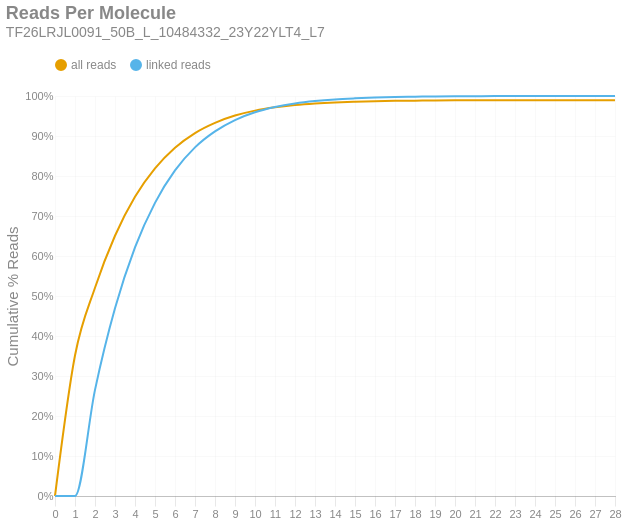

Notebook code for this chart:
### Markdown cell above
### Reads per Molecule
This chart shows the cumulative distribution of the number of reads per linked molecule. That is, how many alignments are associated with a unique molecule. This excludes the number of reads associated with invalid or absent linked-read barcodes. The `linked` histogram is the percentages recalculated when disregarding singletons.

### Code cell
if SKIPLR:
    print_html(f"Skipped")
else:
    counts = np.bincount(valids['reads'].cast(pl.Int64).to_numpy())
    weighted = counts * np.arange(len(counts))
    all_perc = weighted / n_reads
    linked_perc = weighted / n_linked_reads
    linked_perc[1] = 0
    binned_df = pl.DataFrame({
        'readsper': list(range(len(counts))),
        'all reads (cumsum)': np.cumsum(all_perc).tolist(),
        'linked reads (cumsum)': np.cumsum(linked_perc).tolist(),
    })

    with SafeRender(binned_df):
        (
            density_plot(binned_df, 'Reads Per Molecule', samplename, 'readspmol')
            .encode(
                x=alt.X('readsper:O', title=None).axis(labelAngle=0).scale(padding=0),
                y=alt.Y('value:Q', title='Cumulative % Reads').axis(format='%').stack(False),
                color=alt.Color("key:N").scale(domain=["all reads", "linked reads"]),
                tooltip=[
                    alt.Tooltip("key:N", title="Data Type"),
                    alt.Tooltip("readsper:O", title="Reads Per Molecule"),
                    alt.Tooltip("value:Q", format=".2%", title="% Reads (Cum.)")
                ]            
            )
        ).display()

### Figure 1 — Vega-Lite specification as saved in the notebook (floating-point values rounded to 4 significant figures)
{"width": "container", "height": 400, "config": {"title": {"anchor": "start", "dy": -15, "fontSize": 18, "color": "#888888", "subtitleColor": "#888888", "subtitleFontSize": 14}, "arc": {"fill": "#0072B2"}, "axis": {"domainColor": "#888888", "domainWidth": 0.5, "gridWidth": 0.2, "grid": false, "titleFontWeight": 400, "titleFontSize": 15, "labelFontSize": 11, "labelColor": "#888888", "tickColor": "#888888", "tickWidth": 0.2, "titleColor": "#888888"}, "axisBand": {"grid": false}, "axisX": {"grid": true, "tickSize": 10, "domainCap": "round"}, "axisY": {"domain": false, "grid": true, "tickSize": 0, "domainCap": "round"}, "background": "transparent", "header": {"labelFontSize": 15, "labelColor": "#888888", "titleFontSize": 15, "titleFontWeight": 600, "titleColor": "#888888"}, "legend": {"labelFont": "sans-serif", "labelFontSize": 12, "labelColor": "#888888", "symbolSize": 100, "symbolType": "circle", "titleFontSize": 12, "titlePadding": 10, "titleColor": "#888888", "title": null, "orient": "top"}, "range": {"category": ["#E69F00", "#56B4E9", "#009E73", "#F0E442", "#0072B2", "#D55E00", "#CC79A7", "#000000"], "diverging": ["#cfe8f3", "#a2d4ec", "#73bfe2", "#46abdb", "#1696d2", "#12719e"]}, "area": {"fill": "#0072B2", "fillOpacity": 0.7, "line": true, "strokeOpacity": 0.7}, "line": {"color": "#0072B2", "stroke": "#0072B2", "strokeWidth": 2}, "trail": {"color": "#0072B2", "stroke": "#0072B2", "strokeWidth": 0, "size": 1}, "point": {"filled": true, "fillOpacity": 1.0, "size": 95}, "text": {"color": "#888888", "fontSize": 11, "align": "right", "fontWeight": 400, "size": 11}, "bar": {"fill": "#0072B2", "stroke": null}, "view": {"stroke": null, "continuousWidth": 660, "continuousHeight": 400}}, "data": {"name": "data-df5af48c86ef77ad48c17329963d687f"}, "mark": {"type": "line", "interpolate": "monotone", "point": {"opacity": 0, "size": 275}}, "encoding": {"color": {"field": "key", "scale": {"domain": ["all reads", "linked reads"]}, "type": "nominal"}, "tooltip": [{"field": "key", "title": "Data Type", "type": "nominal"}, {"field": "readsper", "title": "Reads Per Molecule", "type": "ordinal"}, {"field": "value", "format": ".2%", "title": "% Reads (Cum.)", "type": "quantitative"}], "x": {"axis": {"labelAngle": 0}, "field": "readsper", "scale": {"padding": 0}, "title": null, "type": "ordinal"}, "y": {"axis": {"format": "%"}, "field": "value", "stack": false, "title": "Cumulative % Reads", "type": "quantitative"}}, "params": [{"name": "param_c36ac31b6afebe62", "select": {"type": "point", "fields": ["key"]}, "bind": "legend"}], "title": {"text": "Reads Per Molecule", "subtitle": "TF26LRJL0091_50B_L_10484332_23Y22YLT4_L7"}, "transform": [{"fold": ["all reads (cumsum)", "linked reads (cumsum)"]}, {"calculate": "replace(datum.key, ' (cumsum)', '')", "as": "key"}, {"filter": {"param": "param_c36ac31b6afebe62"}}], "usermeta": {"embedOptions": {"downloadFileName": "TF26LRJL0091_50B_L_10484332_23Y22YLT4_L7.readspmol"}}, "$schema": "https://vega.github.io/schema/vega-lite/v6.4.1.json", "datasets": {"data-df5af48c86ef77ad48c17329963d687f": [{"readsper": 0, "all reads (cumsum)": 0.0, "linked reads (cumsum)": 0.0}, {"readsper": 1, "all reads (cumsum)": 0.3512, "linked reads (cumsum)": 0.0}, {"readsper": 2, "all reads (cumsum)": 0.5206, "linked reads (cumsum)": 0.2654}, {"readsper": 3, "all reads (cumsum)": 0.6506, "linked reads (cumsum)": 0.4692}, {"readsper": 4, "all reads (cumsum)": 0.7479, "linked reads (cumsum)": 0.6216}, {"readsper": 5, "all reads (cumsum)": 0.8189, "linked reads (cumsum)": 0.7329}, {"readsper": 6, "all reads (cumsum)": 0.8706, "linked reads (cumsum)": 0.8139}, {"readsper": 7, "all reads (cumsum)": 0.9074, "linked reads (cumsum)": 0.8715}, {"readsper": 8, "all reads (cumsum)": 0.9329, "linked reads (cumsum)": 0.9115}, {"readsper": 9, "all reads (cumsum)": 0.9511, "linked reads (cumsum)": 0.9399}, {"readsper": 10, "all reads (cumsum)": 0.9634, "linked reads (cumsum)": 0.9593}, {"readsper": 11, "all reads (cumsum)": 0.9717, "linked reads (cumsum)": 0.9723}, {"readsper": 12, "all reads (cumsum)": 0.9774, "linked reads (cumsum)": 0.9812}, {"readsper": 13, "all reads (cumsum)": 0.9813, "linked reads (cumsum)": 0.9873}, {"readsper": 14, "all reads (cumsum)": 0.9839, "linked reads (cumsum)": 0.9914}, {"readsper": 15, "all reads (cumsum)": 0.9857, "linked reads (cumsum)": 0.9941}, {"readsper": 16, "all reads (cumsum)": 0.987, "linked reads (cumsum)": 0.9962}, {"readsper": 17, "all reads (cumsum)": 0.9878, "linked reads (cumsum)": 0.9975}, {"readsper": 18, "all reads (cumsum)": 0.9883, "linked reads (cumsum)": 0.9983}, {"readsper": 19, "all reads (cumsum)": 0.9888, "linked reads (cumsum)": 0.999}, {"readsper": 20, "all reads (cumsum)": 0.9891, "linked reads (cumsum)": 0.9994}, {"readsper": 21, "all reads (cumsum)": 0.9892, "linked reads (cumsum)": 0.9996}, {"readsper": 22, "all reads (cumsum)": 0.9893, "linked reads (cumsum)": 0.9998}, {"readsper": 23, "all reads (cumsum)": 0.9894, "linked reads (cumsum)": 0.9999}, {"readsper": 24, "all reads (cumsum)": 0.9894, "linked reads (cumsum)": 0.9999}, {"readsper": 25, "all reads (cumsum)": 0.9894, "linked reads (cumsum)": 0.9999}, {"readsper": 26, "all reads (cumsum)": 0.9894, "linked reads (cumsum)": 1.0}, {"readsper": 27, "all reads (cumsum)": 0.9894, "linked reads (cumsum)": 1.0}, {"readsper": 28, "all reads (cumsum)": 0.9894, "linked reads (cumsum)": 1.0}]}}
